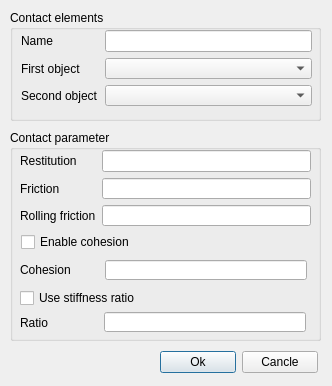
<?xml version="1.0" encoding="UTF-8"?>
<ui version="4.0">
 <class>DLG_HMCM</class>
 <widget class="QDialog" name="DLG_HMCM">
  <property name="geometry">
   <rect>
    <x>0</x>
    <y>0</y>
    <width>332</width>
    <height>386</height>
   </rect>
  </property>
  <property name="windowTitle">
   <string>Contact Definition Dialog</string>
  </property>
  <property name="modal">
   <bool>true</bool>
  </property>
  <widget class="QGroupBox" name="GBContactElements">
   <property name="geometry">
    <rect>
     <x>10</x>
     <y>10</y>
     <width>311</width>
     <height>111</height>
    </rect>
   </property>
   <property name="title">
    <string>Contact elements</string>
   </property>
   <widget class="QWidget" name="layoutWidget">
    <property name="geometry">
     <rect>
      <x>11</x>
      <y>20</y>
      <width>291</width>
      <height>76</height>
     </rect>
    </property>
    <layout class="QGridLayout" name="gridLayout">
     <item row="0" column="0">
      <widget class="QLabel" name="LName">
       <property name="text">
        <string>Name</string>
       </property>
      </widget>
     </item>
     <item row="0" column="1" rowspan="3">
      <layout class="QVBoxLayout" name="verticalLayout">
       <item>
        <widget class="QLineEdit" name="LEName"/>
       </item>
       <item>
        <widget class="QComboBox" name="CBFirstObject"/>
       </item>
       <item>
        <widget class="QComboBox" name="CBSecondObject"/>
       </item>
      </layout>
     </item>
     <item row="1" column="0">
      <widget class="QLabel" name="LFirstObject">
       <property name="text">
        <string>First object</string>
       </property>
      </widget>
     </item>
     <item row="2" column="0">
      <widget class="QLabel" name="LSecondObject">
       <property name="text">
        <string>Second object</string>
       </property>
      </widget>
     </item>
    </layout>
   </widget>
  </widget>
  <widget class="QGroupBox" name="GBContactParameter">
   <property name="geometry">
    <rect>
     <x>10</x>
     <y>130</y>
     <width>311</width>
     <height>211</height>
    </rect>
   </property>
   <property name="title">
    <string>Contact parameter</string>
   </property>
   <widget class="QCheckBox" name="CHBEableCohesion">
    <property name="geometry">
     <rect>
      <x>11</x>
      <y>104</y>
      <width>121</width>
      <height>16</height>
     </rect>
    </property>
    <property name="text">
     <string>Enable cohesion</string>
    </property>
   </widget>
   <widget class="QWidget" name="layoutWidget">
    <property name="geometry">
     <rect>
      <x>10</x>
      <y>20</y>
      <width>291</width>
      <height>76</height>
     </rect>
    </property>
    <layout class="QGridLayout" name="gridLayout_2">
     <item row="0" column="0">
      <widget class="QLabel" name="LRestitution">
       <property name="text">
        <string>Restitution</string>
       </property>
      </widget>
     </item>
     <item row="0" column="1" rowspan="3">
      <layout class="QVBoxLayout" name="verticalLayout_2">
       <item>
        <widget class="QLineEdit" name="LERestitution"/>
       </item>
       <item>
        <widget class="QLineEdit" name="LEFriction"/>
       </item>
       <item>
        <widget class="QLineEdit" name="LERollingFriction"/>
       </item>
      </layout>
     </item>
     <item row="1" column="0">
      <widget class="QLabel" name="LFriction">
       <property name="text">
        <string>Friction</string>
       </property>
      </widget>
     </item>
     <item row="2" column="0">
      <widget class="QLabel" name="LRollingFriction">
       <property name="text">
        <string>Rolling friction</string>
       </property>
      </widget>
     </item>
    </layout>
   </widget>
   <widget class="QLabel" name="LCohesion">
    <property name="geometry">
     <rect>
      <x>10</x>
      <y>132</y>
      <width>71</width>
      <height>16</height>
     </rect>
    </property>
    <property name="text">
     <string>Cohesion</string>
    </property>
   </widget>
   <widget class="QLineEdit" name="LECohesion">
    <property name="geometry">
     <rect>
      <x>95</x>
      <y>130</y>
      <width>202</width>
      <height>20</height>
     </rect>
    </property>
   </widget>
   <widget class="QCheckBox" name="CHBUSESTIFFNESSRATIO">
    <property name="geometry">
     <rect>
      <x>10</x>
      <y>160</y>
      <width>131</width>
      <height>16</height>
     </rect>
    </property>
    <property name="text">
     <string>Use stiffness ratio</string>
    </property>
   </widget>
   <widget class="QLabel" name="LRatio">
    <property name="geometry">
     <rect>
      <x>10</x>
      <y>185</y>
      <width>71</width>
      <height>16</height>
     </rect>
    </property>
    <property name="text">
     <string>Ratio</string>
    </property>
   </widget>
   <widget class="QLineEdit" name="LERatio">
    <property name="geometry">
     <rect>
      <x>94</x>
      <y>182</y>
      <width>202</width>
      <height>20</height>
     </rect>
    </property>
   </widget>
  </widget>
  <widget class="QWidget" name="layoutWidget">
   <property name="geometry">
    <rect>
     <x>160</x>
     <y>350</y>
     <width>158</width>
     <height>25</height>
    </rect>
   </property>
   <layout class="QHBoxLayout" name="horizontalLayout">
    <item>
     <widget class="QPushButton" name="PBOk">
      <property name="text">
       <string>Ok</string>
      </property>
     </widget>
    </item>
    <item>
     <widget class="QPushButton" name="PBCancle">
      <property name="text">
       <string>Cancle</string>
      </property>
     </widget>
    </item>
   </layout>
  </widget>
 </widget>
 <tabstops>
  <tabstop>LEName</tabstop>
  <tabstop>CBFirstObject</tabstop>
  <tabstop>CBSecondObject</tabstop>
  <tabstop>LERestitution</tabstop>
  <tabstop>LEFriction</tabstop>
  <tabstop>LERollingFriction</tabstop>
  <tabstop>CHBEableCohesion</tabstop>
  <tabstop>LECohesion</tabstop>
  <tabstop>CHBUSESTIFFNESSRATIO</tabstop>
  <tabstop>LERatio</tabstop>
  <tabstop>PBOk</tabstop>
  <tabstop>PBCancle</tabstop>
 </tabstops>
 <resources/>
 <connections/>
</ui>
